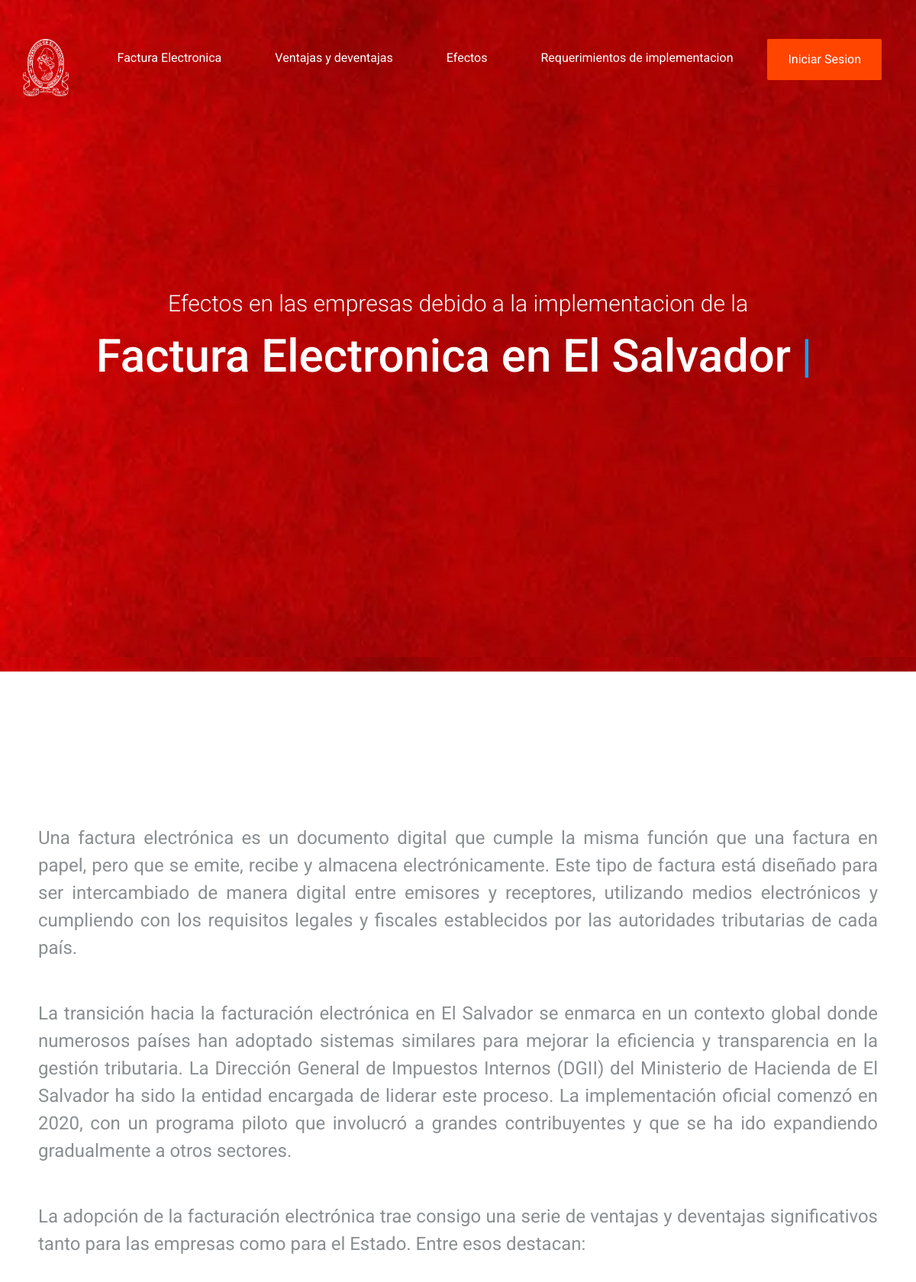
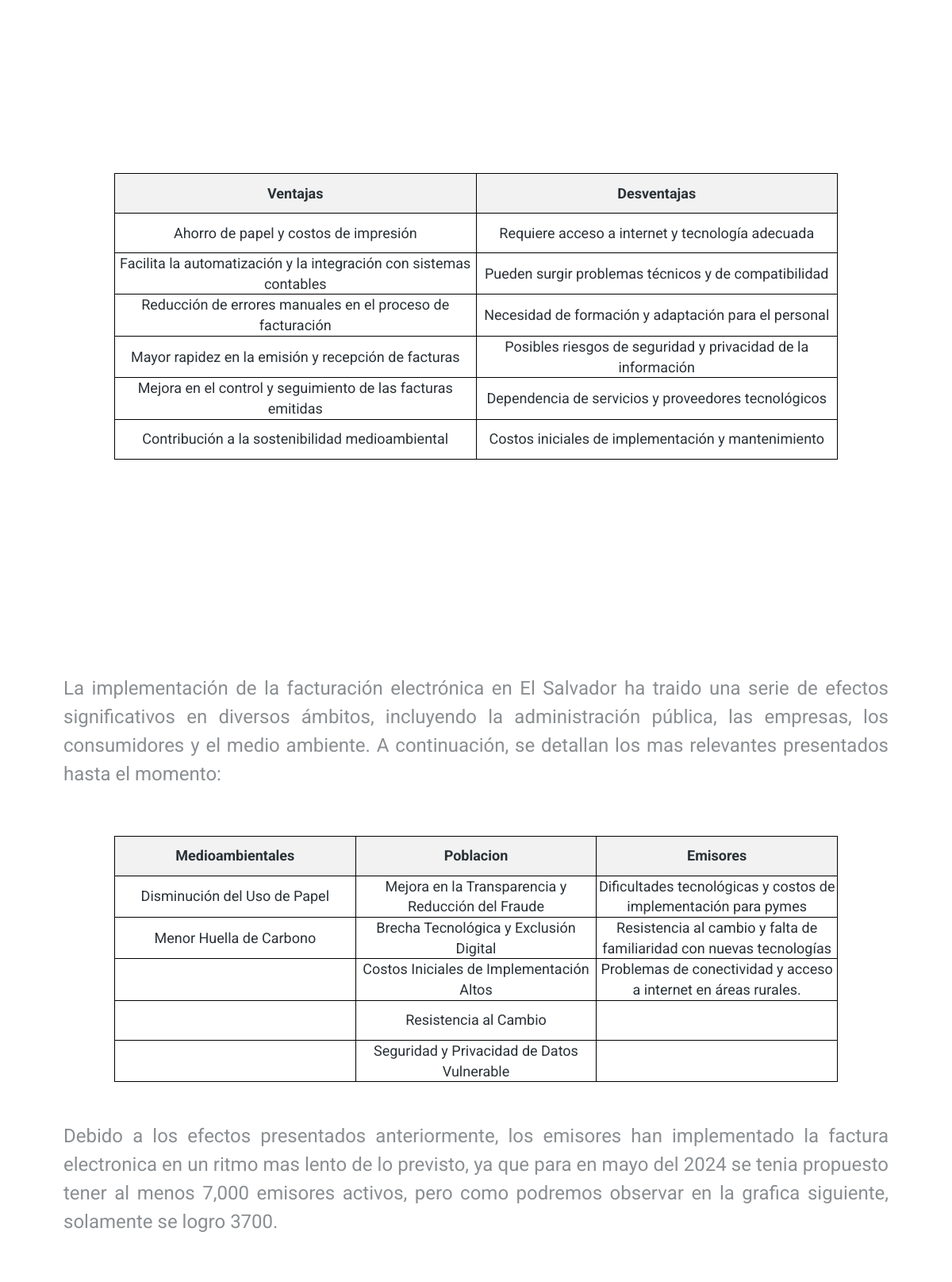
The page / (upper part) on the database its author committed (2 pictures, top to bottom).
### index_usuario/models.py (models this page shows, shortened)
class Definicion(models.Model):
    id_definicion = models.AutoField(primary_key=True)
    titulo_definicion = models.CharField(max_length=30)
    contenido = models.TextField()

class Informacion(models.Model):
    id_informacion = models.AutoField(primary_key=True)
    id_definicion = models.ForeignKey(Definicion, on_delete=models.CASCADE)
    id_emisores = models.ForeignKey(Emisores, on_delete=models.CASCADE)
    id_efectos = models.ForeignKey(Efectos, on_delete=models.CASCADE)
    ventajas = models.TextField()
    desventajas = models.TextField()
    requerimientos = models.TextField()

class MedioAmbiente(models.Model):
    id_medio_ambiente = models.AutoField(primary_key=True)
    beneficios_generados = models.TextField(null=True, blank=True)
    info_reduccion_residuos = models.TextField(null=True, blank=True)
    beneficios_ecologicos = models.TextField(null=True, blank=True)
    ahorro_recursos = models.TextField(null=True, blank=True)

class Poblacion(models.Model):
    id_poblacion = models.AutoField(primary_key=True)
    impacto = models.TextField()
    consecuencias = models.TextField()
    cambio_cultural = models.TextField()
    beneficios_sociales = models.TextField()
    seguridad_de_datos = models.TextField(null=True, blank=True)

class EconomiaEmisores(models.Model):
    id_economia_emisores = models.AutoField(primary_key=True)
    impacto = models.TextField()
    consecuencias = models.TextField()
    cumplimiento_fiscal = models.TextField()

### index_usuario/views.py (the view)
# urls.py: path('', views.index, name='index'),
def index(request):
    definicion01 = Definicion.objects.get(pk=1)
    definicion02 = Definicion.objects.get(pk=2)
    definicion03 = Definicion.objects.get(pk=5)
    medio01 = MedioAmbiente.objects.get(pk=1)
    medio02 = MedioAmbiente.objects.get(pk=2)
    pob01 = Poblacion.objects.get(pk=1)
    pob02 = Poblacion.objects.get(pk=2)
    pob03 = Poblacion.objects.get(pk=3)
    pob04 = Poblacion.objects.get(pk=4)
    pob05 = Poblacion.objects.get(pk=5)
    eco01 = EconomiaEmisores.objects.get(pk=1)
    eco02 = EconomiaEmisores.objects.get(pk=2)
    eco03 = EconomiaEmisores.objects.get(pk=3)
    datos = Emisores.objects.all()
    fechas = [fecha.strftime('%Y-%m-%d') for fecha in datos.values_list('fecha', flat=True)]
    cantidades = [cantidad for cantidad in Emisores.objects.all().values_list('cantidad', flat=True)]
    reque01 = Informacion.objects.get(pk=1)
    reque02 = Informacion.objects.get(pk=2)
    reque03 = Informacion.objects.get(pk=3)
    reque04 = Informacion.objects.get(pk=4)
    reque05 = Informacion.objects.get(pk=5)
    reque06 = Informacion.objects.get(pk=6)
    context = {
        'definicion01' : definicion01,
        'definicion02' : definicion02,
        'definicion03' : definicion03,
        'medio01' : medio01,
        'medio02' : medio02,
        'pob01': pob01,
        'pob02': pob02,
        'pob03': pob03,
        'pob04': pob04,
        'pob05': pob05,
        'eco01' : eco01,
        'eco02' : eco02,
        'eco03' : eco03,
        'cantidad' : json.dumps(cantidades),
        'fechas' : json.dumps(fechas),
        'reque01' : reque01,
        'reque02' : reque02,
        'reque03' : reque03,
        'reque04' : reque04,
        'reque05' : reque05,
        'reque06' : reque06,
    }
    return render(request, 'index_usuario/index.html', context)

### index_usuario/templates/index_usuario/index.html (shortened to what this page needs)
<!DOCTYPE html>
<html lang="en">
<head>
	<link rel="stylesheet" type="text/css" href="static/css/normalize.css">
	<link rel="stylesheet" type="text/css" href="static/css/bootstrap.css">
	<link rel="stylesheet" type="text/css" href="static/css/owl.css">
	<link rel="stylesheet" type="text/css" href="static/css/animate.css">
	<link rel="stylesheet" type="text/css" href="static/fonts/font-awesome-4.1.0/css/font-awesome.min.css">
	<link rel="stylesheet" type="text/css" href="static/fonts/eleganticons/et-icons.css">
	<link rel="stylesheet" type="text/css" href="static/css/cardio.css">
</head>
<body>
	<nav class="navbar">
		<div class="container">
			<div class="navbar-header">
				<a class="navbar-brand" href="#"><img src="static/img/logo.png"  style="width: 60px; height:auto; "></a>
			</div>
			<div class="collapse navbar-collapse" id="bs-example-navbar-collapse-1">
				<ul class="nav navbar-nav navbar-right main-nav">
					<li><a href="#def">Factura Electronica</a></li>
					<li><a href="#vent">Ventajas y deventajas</a></li>
					<li><a href="#efectos">Efectos</a></li>
					<li><a href="#reque">Requerimientos de implementacion</a></li>
					<li><a href= "{% url 'admin:index' %}" class="btn btn-orange">Iniciar Sesion</a></li>
				</ul>
			</div>
		</div>
	</nav>
	<header id="intro">
		<div class="container">
			<div class="table">
				<div class="header-text">
					<div class="row">
						<div class="col-md-12 text-center">
							<h3 class="light white">Efectos en las empresas debido a la implementacion de la</h3>
							<h1 class="white typed">Factura Electronica en El Salvador </h1>
							<span class="typed-cursor">|</span>
						</div>
					</div>
				</div>
			</div>
		</div>
	</header>
	<section id="def" class="section section-padded">
		<div class="container">
			<div class = "def_p">
				<p  style="font-size: 24px; text-align: justify; padding: 20px;">{{definicion01.contenido}}</p>
				<p 	style="font-size: 24px; text-align: justify; padding: 20px;">{{definicion02.contenido}}</p>
				<p 	style="font-size: 24px; text-align: justify; padding: 20px;">{{definicion03.contenido}}</p>
			</div>
		</div>
	</section>
	<section id="vent" class="section section-padded">
		<div class="container">
			<div>
				<table>
					<thead>
						<tr>
							<th style="text-align: center;">Ventajas</th>
							<th style="text-align: center;">Desventajas</th>
						</tr>
					</thead>
					<tbody>
						<tr>
							<td>{{reque01.ventajas}}</td>
							<td>{{reque01.desventajas}}</td>
						</tr>
						<tr>
							<td>{{reque02.ventajas}}</td>
							<td>{{reque02.desventajas}}</td>
						</tr>
						<tr>
							<td>{{reque03.ventajas}}</td>
							<td>{{reque03.desventajas}}</td>
						</tr>
						<tr>
							<td>{{reque04.ventajas}}</td>
							<td>{{reque04.desventajas}}</td>
						</tr>
						<tr>
							<td>{{reque05.ventajas}}</td>
							<td>{{reque05.desventajas}}</td>
						</tr>
						<tr>
							<td>{{reque06.ventajas}}</td>
							<td>{{reque06.desventajas}}</td>
						</tr>
					</tbody>
				</table>
			</div>
		</div>
	</section>
	<section id="efectos" class="section section-padded">
		<div class="container">
			<div>
				<p style="font-size: 24px; text-align: justify; padding: 50px;">La implementación de la facturación electrónica en El Salvador ha traido una serie de efectos significativos en diversos ámbitos, incluyendo la administración pública, las empresas, los consumidores y el medio ambiente.
				A continuación, se detallan los mas relevantes presentados hasta el momento:</p>
			</div>
			<table>
				<thead>
					<tr>
						<th style="text-align: center;">Medioambientales</th>
						<th style="text-align: center;">Poblacion</th>
						<th style="text-align: center;">Emisores</th>
					</tr>
				</thead>
				<tbody>
					<tr>
						<td>{{medio01.beneficios_generados}}</td>
						<td>{{pob01.impacto}}</td>
						<td>{{eco01.impacto}}</td>
					</tr>
					<tr>
						<td>{{medio02.beneficios_generados}}</td>
						<td>{{pob02.impacto}}</td>
						<td>{{eco02.impacto}}</td>
					</tr>
					<tr>
						<td></td>
						<td>{{pob03.impacto}}</td>
						<td>{{eco03.impacto}}</td>
					</tr>
					<td></td>
						<td>{{pob04.impacto}}</td>
						<td></td>
					<td></td>
						<td>{{pob05.impacto}}</td>
						<td></td>
				</tbody>
			</table>
			<p style="font-size: 24px; text-align: justify; padding: 50px;">Debido a los efectos presentados anteriormente, los emisores han implementado la factura electronica en
				un ritmo mas lento de lo previsto, ya que para en mayo del 2024 se tenia propuesto tener al menos 7,000 emisores activos, pero como podremos observar
				en la grafica siguiente, solamente se logro 3700.
			</p>
			</div>
	</section>
</body>
</html>

### static/css/cardio.css (style rules this page uses)
body { font-family: 'Roboto', 'Helvetica Neue', 'Segoe UI', Helvetica, Arial, sans-serif; font-size: 14px; overflow-x: hidden; color: #2a3237; -webkit-font-smoothing: antialiased; -moz-osx-font-smoothing: grayscale; }
p { font-size: 18px; line-height: 1.5; color: #8a8e91; }
h1, h2, h3, h4, h5, h6 { font-family: 'Roboto', 'Avenir Next', 'Helvetica Neue', 'Segoe UI', Helvetica, Arial, sans-serif; position: relative; margin: 10px 0; }
h1 { font-size: 60px; }
h3 { font-size: 30px; }
header { position: relative; width: 100%; color: white; background: rgba(28, 36, 65, 0.93); background: url('../img/header.jpg') !important; background-size: cover; }
header .table { display: table; height: 100%; }
header .container { height: 100%; }
header .header-text { display: table-cell; text-align: center; vertical-align: middle; color: white; }
header .typed { display: inline-block; margin: 0; }
header .typed-cursor { font-size: 60px; display: inline-block; margin: 0 10px; color: #00a8ff; -webkit-animation-name: flash; animation-name: flash; -webkit-animation-duration: 1s; animation-duration: 1s; -webkit-animation-iteration-count: infinite; animation-iteration-count: infinite; }
a { text-decoration: none; color: #00a8ff; -webkit-transition: all 0.3s ease; transition: all 0.3s ease; }
nav.navbar { position: absolute; z-index: 9500; width: 100%; width: 100vw; -webkit-transition: all 0.3s ease; transition: all 0.3s ease; }
nav.navbar-fixed-top { z-index: 9499; top: 0; padding: 25px 0; opacity: 0; background: white; box-shadow: 0px 4px 3px rgba(0, 0, 0, 0.05); }
nav.navbar-fixed-top .navbar-nav > li > a:not(.btn) { color: #bbb; }
.btn { font-size: 18px; display: inline-block; padding: 15px 30px; color: white; border: 2px solid transparent; border-radius: 2px; background: transparent; -webkit-transition: all 0.3s ease; transition: all 0.3s ease; }
.btn.btn-orange { background: orangered; }
.navbar { top: 50px; }
.container { position: relative; z-index: 1; }
section { position: relative; }
.section { padding: 100px 0 40px; background: #fff; }
.section-padded { padding: 180px 0 40px; }
.mobile-nav ul li { margin: 25px 0; }
.mobile-nav ul li a:not(.btn) { color: #aaa; }
.light { font-weight: 300; }
.white { color: white; }
#def .def_p p { text-align: justify; font-size: 12px; }

### rows shown on the page
Definicion: contenido "Una factura electrónica es un documento digital que cumple la misma función que una factura en papel, pero que se emite, recibe y almacena electrónicamente. Este tipo de factura está diseñado para ser intercambiado de manera digital entre emisores y receptores, utilizando medios electrónicos y cumpliendo con los requisitos legales y fiscales establecidos por las autoridades tributarias de cada país."
Definicion: contenido "La transición hacia la facturación electrónica en El Salvador se enmarca en un contexto global donde numerosos países han adoptado sistemas similares para mejorar la eficiencia y transparencia en la gestión tributaria. La Dirección General de Impuestos Internos (DGII) del Ministerio de Hacienda de El Salvador ha sido la entidad encargada de liderar este proceso. La implementación oficial comenzó en 2020, con un programa piloto que involucró a grandes contribuyentes y que se ha ido expandiendo gradualmente a otros sectores."
Definicion: contenido "La adopción de la facturación electrónica trae consigo una serie de ventajas y deventajas significativos tanto para las empresas como para el Estado. Entre esos destacan:"
Informacion: ventajas "Ahorro de papel y costos de impresión", desventajas "Requiere acceso a internet y tecnología adecuada"
Informacion: ventajas "Facilita la automatización y la integración con sistemas contables", desventajas "Pueden surgir problemas técnicos y de compatibilidad"
Informacion: ventajas "Reducción de errores manuales en el proceso de facturación", desventajas "Necesidad de formación y adaptación para el personal"
Informacion: ventajas "Mayor rapidez en la emisión y recepción de facturas", desventajas "Posibles riesgos de seguridad y privacidad de la información"
Informacion: ventajas "Mejora en el control y seguimiento de las facturas emitidas", desventajas "Dependencia de servicios y proveedores tecnológicos"
Informacion: ventajas "Contribución a la sostenibilidad medioambiental", desventajas "Costos iniciales de implementación y mantenimiento"
MedioAmbiente: beneficios_generados "Disminución del Uso de Papel"
Poblacion: impacto "Mejora en la Transparencia y Reducción del Fraude"
EconomiaEmisores: impacto "Dificultades tecnológicas y costos de implementación para pymes"
MedioAmbiente: beneficios_generados "Menor Huella de Carbono"
Poblacion: impacto "Brecha Tecnológica y Exclusión Digital"
EconomiaEmisores: impacto "Resistencia al cambio y falta de familiaridad con nuevas tecnologías"
Poblacion: impacto "Costos Iniciales de Implementación Altos"
EconomiaEmisores: impacto "Problemas de conectividad y acceso a internet en áreas rurales."
Poblacion: impacto "Resistencia al Cambio"
Poblacion: impacto "Seguridad y Privacidad de Datos Vulnerable"
